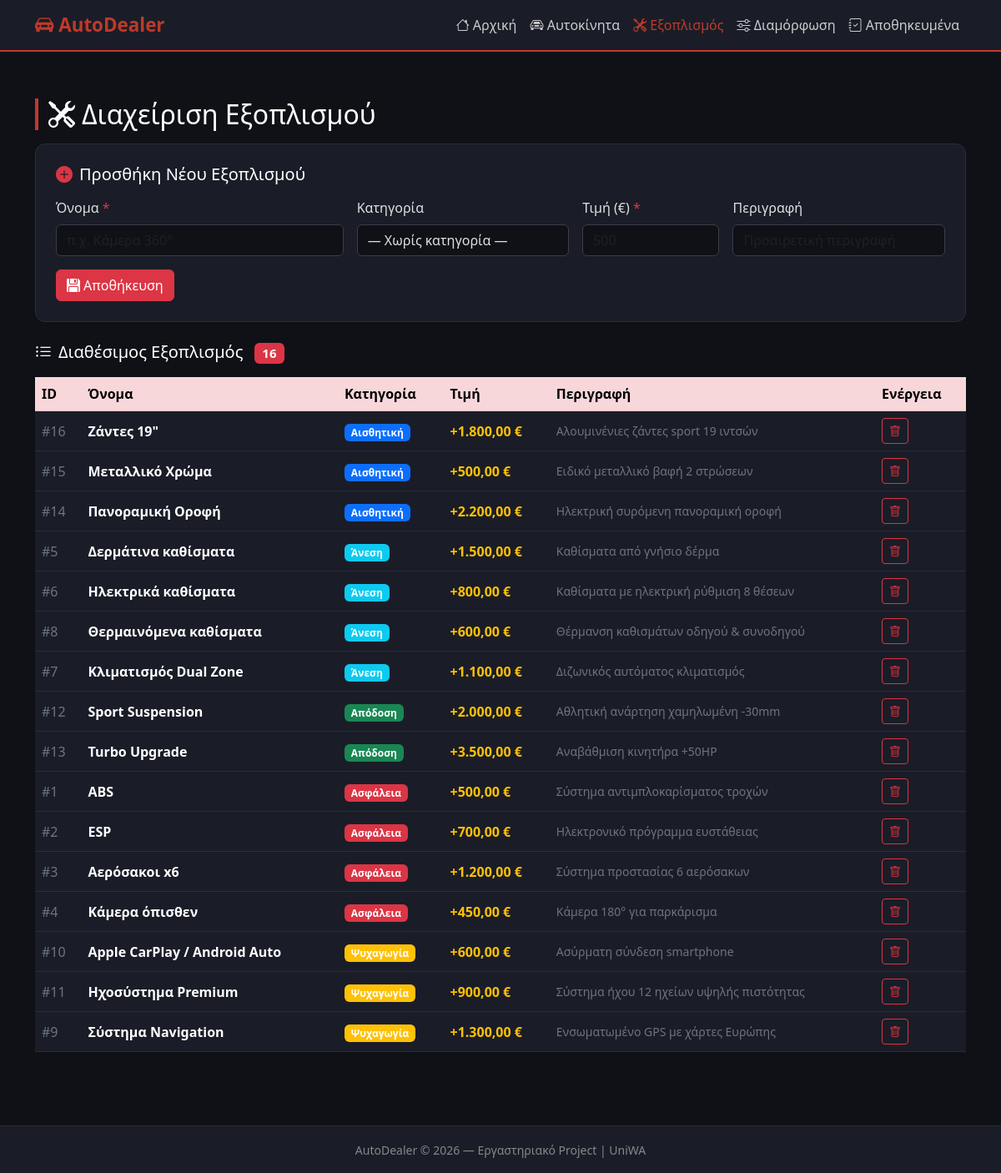
Page /equipment.php on the committed database.
### tables this page shows
CREATE TABLE IF NOT EXISTS equipment (
    id          INT AUTO_INCREMENT PRIMARY KEY,
    name        VARCHAR(100)   NOT NULL,
    category_id INT,
    price       DECIMAL(10,2)  NOT NULL,
    description TEXT,
    FOREIGN KEY (category_id) REFERENCES equipment_categories(id) ON DELETE SET NULL
);

CREATE TABLE IF NOT EXISTS equipment_categories (
    id   INT AUTO_INCREMENT PRIMARY KEY,
    name VARCHAR(50) NOT NULL
);

### equipment.php (the view, shortened to what this page needs)
<?php
require_once 'db.php';
$equipment  = $conn->query("
    SELECT e.*, ec.name AS cat_name
    FROM   equipment e
    LEFT JOIN equipment_categories ec ON ec.id = e.category_id
    ORDER  BY ec.name, e.name
");
?>
<!DOCTYPE html>
<html lang="el">
<head>
    <link href="https://cdn.jsdelivr.net/npm/bootstrap@5.3.0/dist/css/bootstrap.min.css" rel="stylesheet">
    <link href="https://cdn.jsdelivr.net/npm/bootstrap-icons@1.11.0/font/bootstrap-icons.css" rel="stylesheet">
</head>
<body>
<nav class="navbar navbar-expand-lg navbar-dark">
  <div class="container">
    <a class="navbar-brand" href="index.php"><i class="bi bi-car-front-fill"></i> AutoDealer</a>
    <div class="collapse navbar-collapse" id="nav">
      <ul class="navbar-nav ms-auto">
        <li class="nav-item"><a class="nav-link" href="index.php"><i class="bi bi-house"></i> Αρχική</a></li>
        <li class="nav-item"><a class="nav-link" href="cars.php"><i class="bi bi-car-front"></i> Αυτοκίνητα</a></li>
        <li class="nav-item"><a class="nav-link active" href="equipment.php"><i class="bi bi-tools"></i> Εξοπλισμός</a></li>
        <li class="nav-item"><a class="nav-link" href="configurator.php"><i class="bi bi-sliders"></i> Διαμόρφωση</a></li>
        <li class="nav-item"><a class="nav-link" href="configurations.php"><i class="bi bi-journal-check"></i> Αποθηκευμένα</a></li>
      </ul>
    </div>
  </div>
</nav>
<div class="container py-4">
  <h2 class="section-title"><i class="bi bi-tools me-2"></i>Διαχείριση Εξοπλισμού</h2>
  <div class="card-form p-4 mb-4">
    <h5 class="text-white mb-3"><i class="bi bi-plus-circle-fill text-danger me-2"></i>Προσθήκη Νέου Εξοπλισμού</h5>
    <form method="POST" novalidate>
      <div class="row g-3">
        <div class="col-md-4">
          <label class="form-label">Όνομα <span class="text-danger">*</span></label>
          <input type="text" class="form-control" name="name" placeholder="π.χ. Κάμερα 360°" required>
        </div>
        <div class="col-md-3">
          <label class="form-label">Κατηγορία</label>
          <select class="form-select" name="category_id">
            <option value="">— Χωρίς κατηγορία —</option>
          </select>
        </div>
        <div class="col-md-2">
          <label class="form-label">Τιμή (€) <span class="text-danger">*</span></label>
          <input type="number" class="form-control" name="price" min="0" step="50" placeholder="500" required>
        </div>
        <div class="col-md-3">
          <label class="form-label">Περιγραφή</label>
          <input type="text" class="form-control" name="description" placeholder="Προαιρετική περιγραφή">
        </div>
      </div>
      <div class="mt-3">
        <button type="submit" class="btn btn-danger">
          <i class="bi bi-floppy-fill me-1"></i>Αποθήκευση
        </button>
      </div>
    </form>
  </div>
  <h5 class="text-white mb-3">
    <i class="bi bi-list-ul me-2"></i>Διαθέσιμος Εξοπλισμός
    <span class="badge bg-danger ms-2"><?= $equipment->num_rows ?></span>
  </h5>
  <?php
  $catColors = ['Ασφάλεια'=>'danger','Άνεση'=>'info','Ψυχαγωγία'=>'warning',
                'Απόδοση'=>'success','Αισθητική'=>'primary'];
  ?>
  <?php if ($equipment->num_rows > 0): ?>
  <div class="table-responsive">
    <table class="table table-dark table-hover align-middle">
      <thead class="table-danger">
        <tr>
          <th>ID</th><th>Όνομα</th><th>Κατηγορία</th><th>Τιμή</th><th>Περιγραφή</th><th>Ενέργεια</th>
        </tr>
      </thead>
      <tbody>
        <?php while ($eq = $equipment->fetch_assoc()):
              $bc = $catColors[$eq['cat_name']] ?? 'secondary';
        ?>
        <tr>
          <td class="text-secondary">#<?= $eq['id'] ?></td>
          <td class="fw-bold"><?= htmlspecialchars($eq['name']) ?></td>
          <td>
            <?php if ($eq['cat_name']): ?>
              <span class="badge bg-<?= $bc ?> cat-badge"><?= htmlspecialchars($eq['cat_name']) ?></span>
            <?php else: ?>
              <span class="text-muted">—</span>
            <?php endif; ?>
          </td>
          <td class="text-warning fw-bold">+<?= number_format($eq['price'],2,',','.') ?> €</td>
          <td class="text-secondary small"><?= htmlspecialchars($eq['description'] ?: '—') ?></td>
          <td>
            <a href="equipment.php?delete=<?= $eq['id'] ?>"
               class="btn btn-sm btn-outline-danger"
               onclick="return confirm('Διαγραφή «<?= addslashes($eq['name']) ?>»?')"
               title="Διαγραφή">
              <i class="bi bi-trash"></i>
            </a>
          </td>
        </tr>
        <?php endwhile; ?>
      </tbody>
    </table>
  </div>
  <?php else: ?>
    <p class="text-secondary">Δεν υπάρχει εξοπλισμός. Προσθέστε παραπάνω.</p>
  <?php endif; ?>
</div>
<footer class="py-3 mt-5 text-center">
  <small>AutoDealer &copy; <?= date('Y') ?> — Εργαστηριακό Project | UniWA</small>
</footer>
</body>
</html>

### equipment.php (style rules this page uses)
body { background:#0f1117; color:#e0e0e0; font-family:'Segoe UI',sans-serif; }
.navbar { background:#1a1d27 !important; border-bottom:2px solid #c0392b; }
.navbar-brand { color:#c0392b !important; font-weight:700; font-size:1.4rem; }
.nav-link { color:#ccc !important; }
.nav-link:hover, .nav-link.active { color:#c0392b !important; }
.card-form { background:#1a1d27; border:1px solid #2a2d3a; border-radius:12px; }
.form-control, .form-select { background:#0f1117; border:1px solid #3a3d4a; color:#e0e0e0; }
.section-title { color:#fff; border-left:4px solid #c0392b; padding-left:12px; margin:2rem 0 1rem; }
.table-dark { --bs-table-bg:#1a1d27; --bs-table-border-color:#2a2d3a; }
.cat-badge { font-size:.75rem; }
footer { background:#1a1d27; border-top:1px solid #2a2d3a; color:#888; }

### rows in the picture
equipment: id "16", name "Ζάντες 19\"", category.name "Αισθητική", price "1.800,00", description "Αλουμινένιες ζάντες sport 19 ιντσών"
equipment: id "15", name "Μεταλλικό Χρώμα", category.name "Αισθητική", price "500,00", description "Ειδικό μεταλλικό βαφή 2 στρώσεων"
equipment: id "14", name "Πανοραμική Οροφή", category.name "Αισθητική", price "2.200,00", description "Ηλεκτρική συρόμενη πανοραμική οροφή"
equipment: id "5", name "Δερμάτινα καθίσματα", category.name "Άνεση", price "1.500,00", description "Καθίσματα από γνήσιο δέρμα"
equipment: id "6", name "Ηλεκτρικά καθίσματα", category.name "Άνεση", price "800,00", description "Καθίσματα με ηλεκτρική ρύθμιση 8 θέσεων"
equipment: id "8", name "Θερμαινόμενα καθίσματα", category.name "Άνεση", price "600,00", description "Θέρμανση καθισμάτων οδηγού & συνοδηγού"
equipment: id "7", name "Κλιματισμός Dual Zone", category.name "Άνεση", price "1.100,00", description "Διζωνικός αυτόματος κλιματισμός"
equipment: id "12", name "Sport Suspension", category.name "Απόδοση", price "2.000,00", description "Αθλητική ανάρτηση χαμηλωμένη -30mm"
equipment: id "13", name "Turbo Upgrade", category.name "Απόδοση", price "3.500,00", description "Αναβάθμιση κινητήρα +50HP"
equipment: id "1", name "ABS", category.name "Ασφάλεια", price "500,00", description "Σύστημα αντιμπλοκαρίσματος τροχών"
equipment: id "2", name "ESP", category.name "Ασφάλεια", price "700,00", description "Ηλεκτρονικό πρόγραμμα ευστάθειας"
equipment: id "3", name "Αερόσακοι x6", category.name "Ασφάλεια", price "1.200,00", description "Σύστημα προστασίας 6 αερόσακων"
equipment: id "4", name "Κάμερα όπισθεν", category.name "Ασφάλεια", price "450,00", description "Κάμερα 180° για παρκάρισμα"
equipment: id "10", name "Apple CarPlay / Android Auto", category.name "Ψυχαγωγία", price "600,00", description "Ασύρματη σύνδεση smartphone"
equipment: id "11", name "Ηχοσύστημα Premium", category.name "Ψυχαγωγία", price "900,00", description "Σύστημα ήχου 12 ηχείων υψηλής πιστότητας"
equipment: id "9", name "Σύστημα Navigation", category.name "Ψυχαγωγία", price "1.300,00", description "Ενσωματωμένο GPS με χάρτες Ευρώπης"

### other values in the picture
$equipment->num_rows "16"
